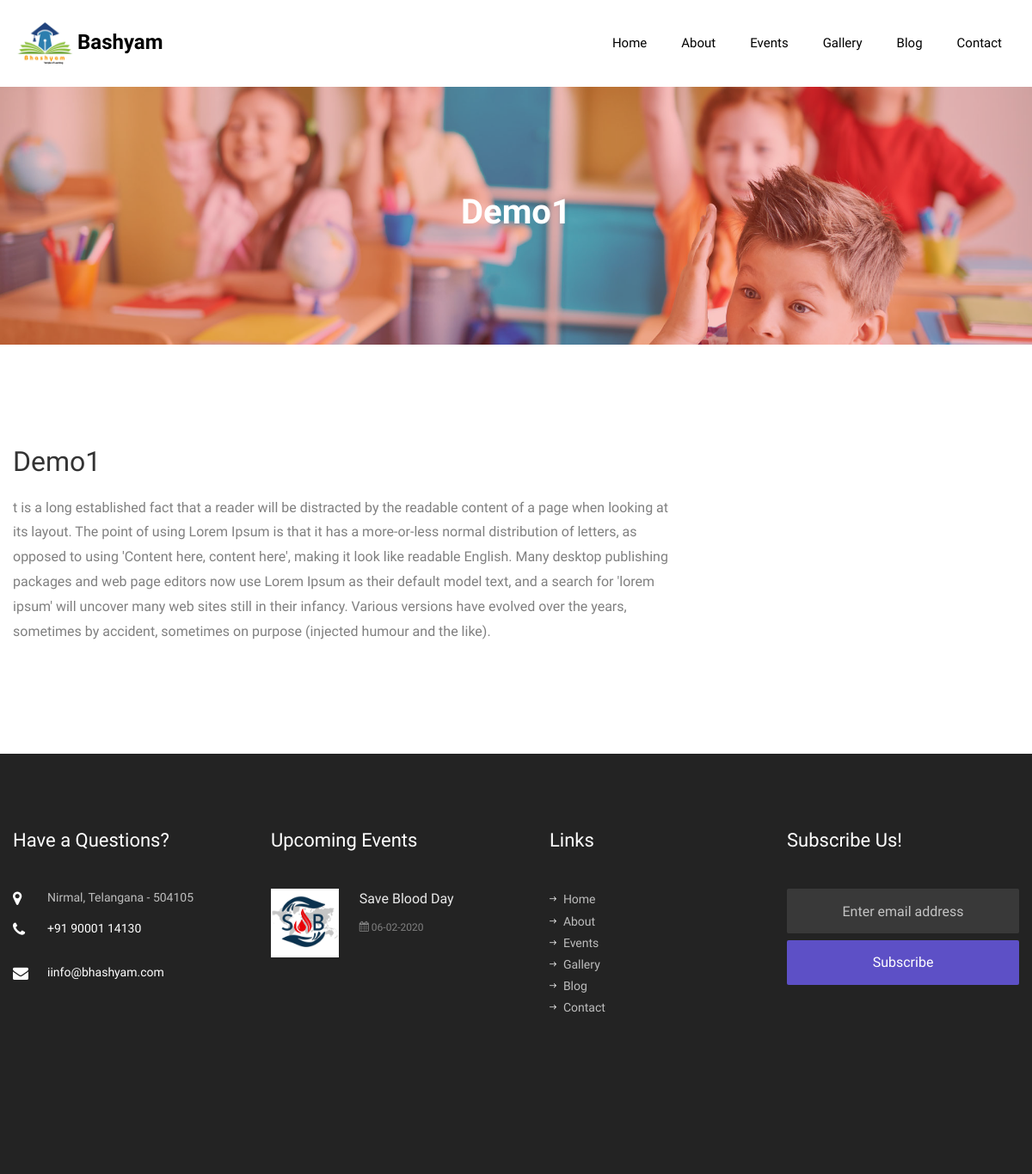
Screenshot of /school/Demo1 with the database file from the repository.
### school/models.py (models this page shows)
class school_tiles(models.Model):
    title=models.CharField(max_length=264)
    details=models.TextField(max_length=100000)
    class Meta:
        verbose_name_plural = "School_Tiles"

class contact_us(models.Model):
    address=models.TextField(max_length=100000)
    mobile_number=models.CharField(max_length=264)
    email=models.CharField(max_length=264)
    class Meta:
        verbose_name_plural = "Contact_Us"

class events(models.Model):
    name=models.CharField(max_length=264)
    details=models.TextField()
    date=models.DateField()
    image=models.ImageField(upload_to=rename_event)
    class Meta:
        verbose_name_plural = "Events"

### school/views.py (the view)
# urls.py: path('school/<text>',views.school_text)
def school_text(request,text):
    obj=events.objects.filter(date__gte=datetime.datetime.now()).order_by('date')
    eves=[]
    ct=0
    for i in obj:
        a=[]
        a.append(i.name)
        x=str(i.date)
        x=x.split('-')
        x=x[2]+'-'+x[1]+'-'+x[0]
        a.append(x)
        img="/media/"+str(i.image)
        a.append(img)
        x=i.name
        x=x.replace(' ','_')
        x="/events/"+x
        a.append(x)
        eves.append(a)
        ct+=1
        if ct==2:
            break
    text=text.replace('_',' ')
    obj=school_tiles.objects.get(title=text)
    data=[text,obj.details]
    con=[]
    obj=contact_us.objects.all()
    ctt=0
    for i in obj:
        con.append(i.address)
        con.append(i.mobile_number)
        con.append(i.email)
        break
    return render(request,'approach.html',context={'data':data,'no_of_events':ct,'events':eves,'contact':con})

### Templates/approach.html (shortened to what this page needs)
{% load static %}
<!DOCTYPE html>
<html lang="en">
  <head>
    <link rel="stylesheet" href="{% static 'css/open-iconic-bootstrap.min.css' %}">
    <link rel="stylesheet" href="{% static 'css/animate.css' %}">
    <link rel="stylesheet" href="{% static 'css/owl.carousel.min.css' %}">
    <link rel="stylesheet" href="{% static 'css/owl.theme.default.min.css' %}">
    <link rel="stylesheet" href="{% static 'css/magnific-popup.css' %}">
    <link rel="stylesheet" href="{% static 'css/aos.css' %}">
    <link rel="stylesheet" href="{% static 'css/ionicons.min.css' %}">
    <link rel="stylesheet" href="{% static 'css/flaticon.css' %}">
    <link rel="stylesheet" href="{% static 'css/icomoon.css' %}">
    <link rel="stylesheet" href="{% static 'css/style.css' %}">
  </head>
  <body>
    <nav class="navbar navbar-expand-lg navbar-dark bg-dark ftco_navbar ftco-navbar-light" id="ftco-navbar">
	    <div class="container d-flex align-items-center">
	    	<a class="navbar-brand" href="">  <img src="{% static 'images/logo.jpeg' %}" width="75">Bashyam</a>
	      <div class="collapse navbar-collapse" id="ftco-nav">
	        <ul class="navbar-nav ml-auto">
            <li class="nav-item"><a href="/" class="nav-link">Home</a></li>
	        	<li class="nav-item"><a href="/about" class="nav-link">About</a></li>
	        	<li class="nav-item"><a href="/events" class="nav-link">Events</a></li>
	        	<li class="nav-item"><a href="/gallery" class="nav-link">Gallery</a></li>
	        	<li class="nav-item"><a href="/blog" class="nav-link">Blog</a></li>
	          <li class="nav-item"><a href="/contact" class="nav-link">Contact</a></li>
	        </ul>
	      </div>
	    </div>
	  </nav>
    <section class="hero-wrap hero-wrap-2" style="background-image: url({% static 'images/bg_2.jpg' %});">
      <div class="overlay"></div>
      <div class="container">
        <div class="row no-gutters slider-text align-items-center justify-content-center">
          <div class="col-md-9 ftco-animate text-center">
            <h1 class="mb-2 bread">{{data.0}}</h1>
          </div>
        </div>
      </div>
    </section>
		<section class="ftco-section">
			<div class="container">
				<div class="row">
          <div class="col-lg-8 ftco-animate">
            <h2 class="mb-3">{{data.0}}</h2>
            <p>{{data.1}}</p>
            </div></div></div>
		</section>
    <footer class="ftco-footer ftco-bg-dark ftco-section">
      <div class="container">
        <div class="row mb-5">
          <div class="col-md-6 col-lg-3">
            <div class="ftco-footer-widget mb-5">
            	<h2 class="ftco-heading-2">Have a Questions?</h2>
            	<div class="block-23 mb-3">
	              <ul>
                  <li><span class="icon icon-map-marker"></span><span class="text">{{contact.0}}</span></li>
                 <li><a href="tel:{{contact.1}}"><span class="icon icon-phone"></span><span class="text">{{contact.1}}</span></a></li>
                 <li><a href="mailto:{{contact.2}}"><span class="icon icon-envelope"></span><span class="text">i{{contact.2}}</span></a></li>
                 </ul>
	            </div>
            </div>
          </div>
          <div class="col-md-6 col-lg-3">
            <div class="ftco-footer-widget mb-5">
              <h2 class="ftco-heading-2">Upcoming Events</h2>
              {% for i in events %}
              <div class="block-21 mb-5 d-flex">
                <a href="{{i.3}}" class="blog-img mr-4" style="background-image: url({{i.2}});"></a>
                <div class="text">
                  <h3 class="heading"><a href="{{i.3}}">{{i.0}}</a></h3>
                  <div class="meta">
                    <div><a href="{{i.3}}"><span class="icon-calendar"></span>&nbsp;{{i.1}}</a></div>
                  </div>
                </div>
              </div>
              {% endfor %}
            </div>
          </div>
          <div class="col-md-6 col-lg-3">
            <div class="ftco-footer-widget mb-5 ml-md-4">
              <h2 class="ftco-heading-2">Links</h2>
              <ul class="list-unstyled">
                <li><a href="/"><span class="ion-ios-arrow-round-forward mr-2"></span>Home</a></li>
                <li><a href="/about"><span class="ion-ios-arrow-round-forward mr-2"></span>About</a></li>
                <li><a href="/events"><span class="ion-ios-arrow-round-forward mr-2"></span>Events</a></li>
                <li><a href="/gallery"><span class="ion-ios-arrow-round-forward mr-2"></span>Gallery</a></li>
                <li><a href="/blog"><span class="ion-ios-arrow-round-forward mr-2"></span>Blog</a></li>
                <li><a href="/contact"><span class="ion-ios-arrow-round-forward mr-2"></span>Contact</a></li>
              </ul>
            </div>
          </div>
          <div class="col-md-6 col-lg-3">
            <div class="ftco-footer-widget mb-5">
            	<h2 class="ftco-heading-2">Subscribe Us!</h2>
              <form action="#" class="subscribe-form">
                <div class="form-group">
                  <input type="text" class="form-control mb-2 text-center" placeholder="Enter email address">
                  <input type="submit" value="Subscribe" class="form-control submit px-3">
                </div>
              </form>
            </div>
          </div>
        </div>
      </div>
    </footer>
  </body>
</html>

### static/css/icomoon.css (style rules this page uses)
[class^="icon-"], [class*=" icon-"] { font-family: 'icomoon' !important; speak: none; font-style: normal; font-weight: normal; font-variant: normal; text-transform: none; line-height: 1; -webkit-font-smoothing: antialiased; -moz-osx-font-smoothing: grayscale; }
.icon-map-marker:before { content: "\f041"; }
.icon-calendar:before { content: "\f073"; }
.icon-phone:before { content: "\f095"; }
.icon-envelope:before { content: "\f0e0"; }

### rows the page displays
school_tiles: title "Demo1", details "t is a long established fact that a reader will be distracted by the readable content of a page when looking at its layout. The point of using Lorem Ipsum is that it has a more-or-less normal distribution of letters, as opposed to using 'Content here, content here', making it look like readable English. Many desktop publishing packages and web page editors now use Lorem Ipsum as their default model text, and a search for 'lorem ipsum' will uncover many web sites still in their infancy. Various versions have evolved over the years, sometimes by accident, sometimes on purpose (injected humour and the like)."
contact_us: address "Nirmal, Telangana - 504105", mobile_number "+91 90001 14130", email "info@bhashyam.com"
events: name "Save Blood Day"

### other values shown
{{ i.1 }} "06-02-2020"
